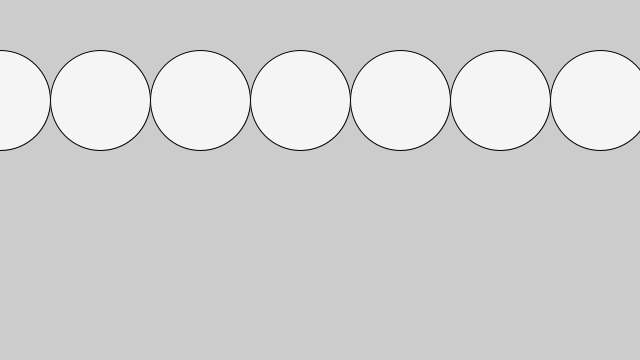
Frame 1 (no input)
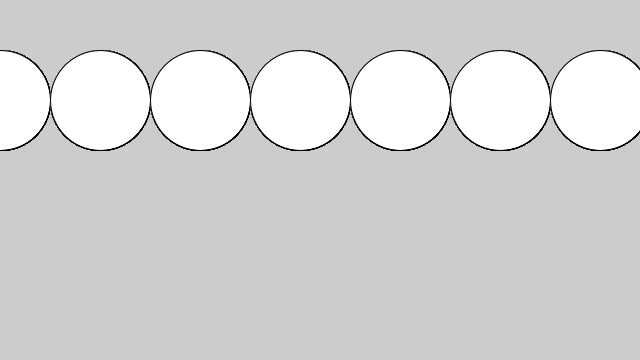
Frame 60 (the mouse pressed at the canvas centre just before this capture)
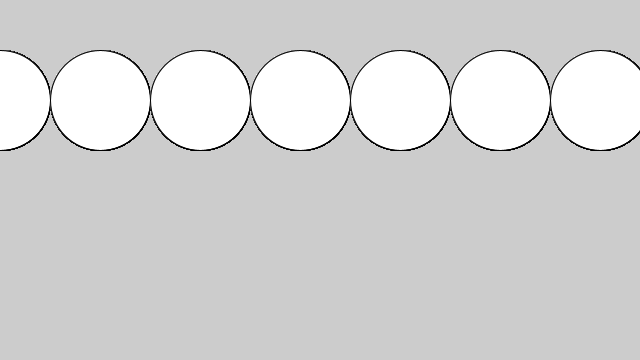
Frame 120 (the mouse held since frame 60 and released just before this capture)

The Processing sketch that drew these frames (run headless with seeded random() and noise(); from frame 60 on, the mouse is pressed at the canvas centre):

// Processing sketch: Ball_Drop
// ── Ball_Drop.pde
int numBalls = 10;
float ballDisplacement = 5;
float gravity = 5;
Ball[] balls = new Ball[numBalls];

void setup(){
  size(640,360);
  fill(255,204);
  for(int i = 0; i < numBalls; i ++){
    balls[i] = new Ball(i*ballDisplacement*20,100,100,i);
  }
}
void draw(){
 // background(0);
  for(Ball ball:balls){
    ball.show();
  }
}

class Ball {
  float x,y;
  float diameter;
  float vx = 0;
  float vy = 0;
  int id;
  
  Ball(float xin, float yin, float din, int idin){
    x = xin;
    y = yin;
    diameter = din;
    id = idin;
  }
  
  void show(){
    ellipse(x,y,diameter,diameter);
  }
}
